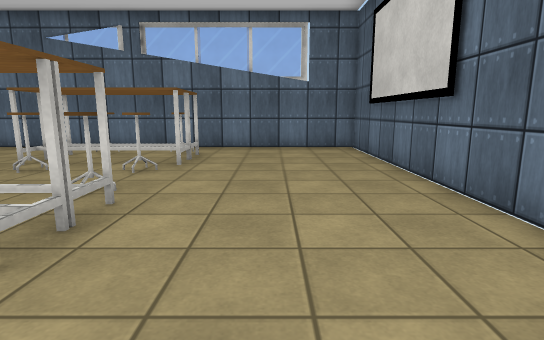
View 1 (above)

13 first-person views from a walk through a 3-D level made in the Unity game engine. The camera is 1.2 m above the floor, tilts 10° down and sees 80° across. The floor is counted in squares, 1 m on a side. Each view is taken from the middle of a square. On the plan, view 1 faces up. The plan holds only what a view shows up to about 14 squares ahead; the rest is blank. Some surface patterns are stand-ins.

View 2
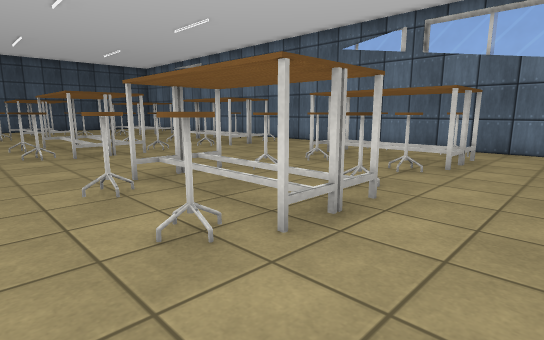

View 3
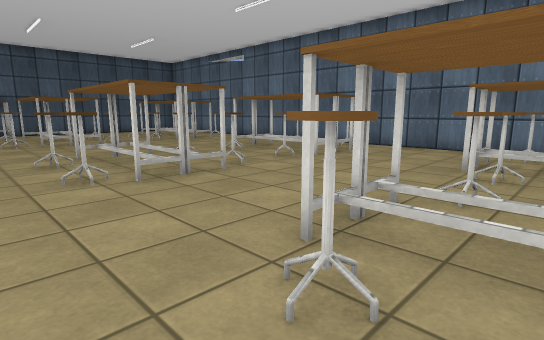

View 4
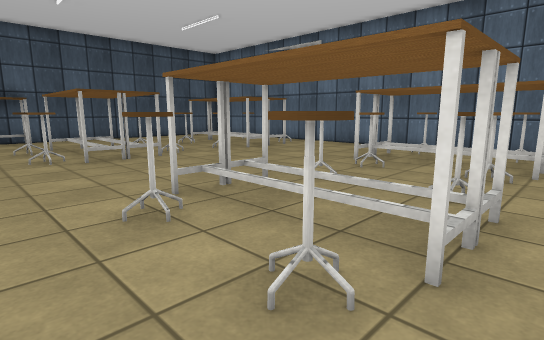

View 5
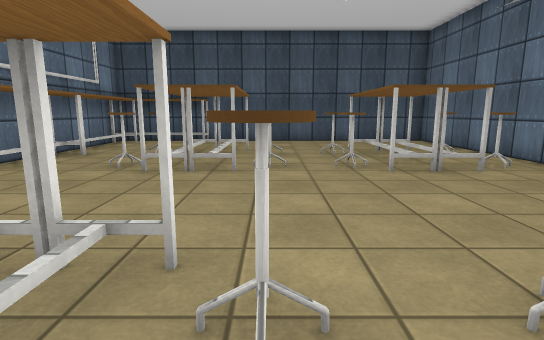

View 6
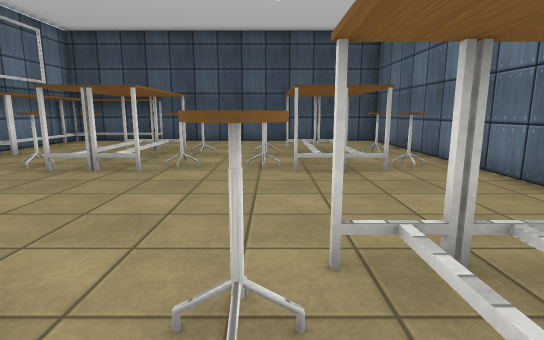

View 7
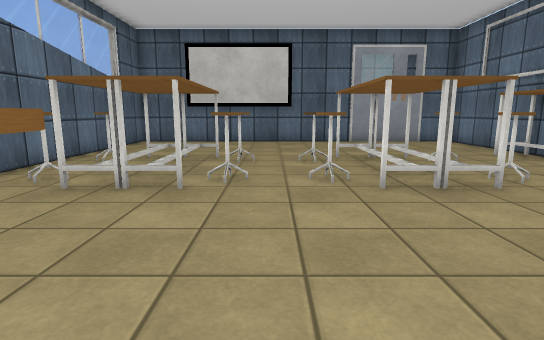

View 8
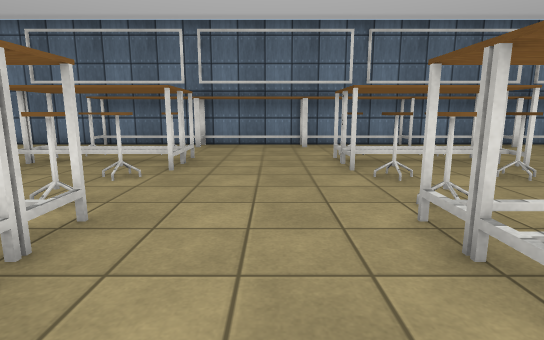

View 9
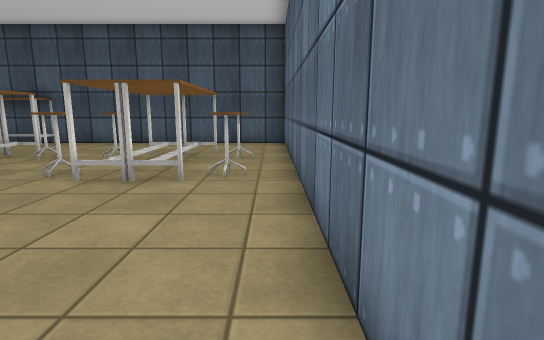

View 10
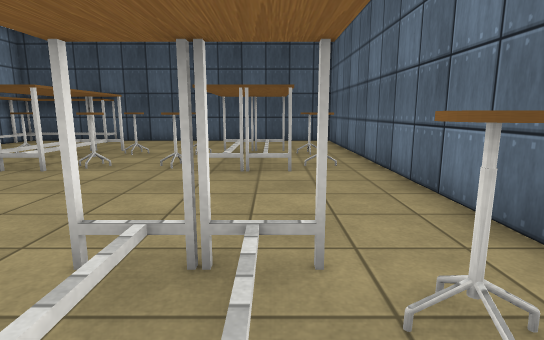

View 11
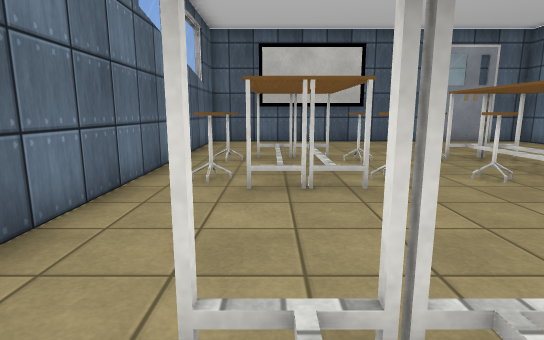

View 12
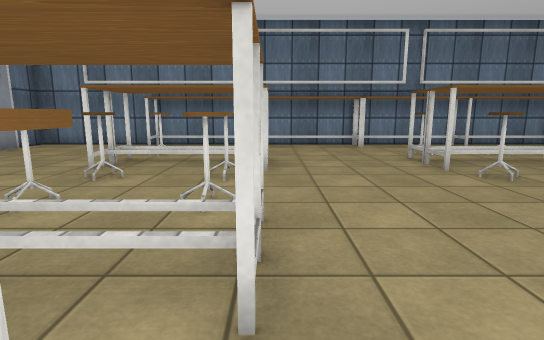

View 13
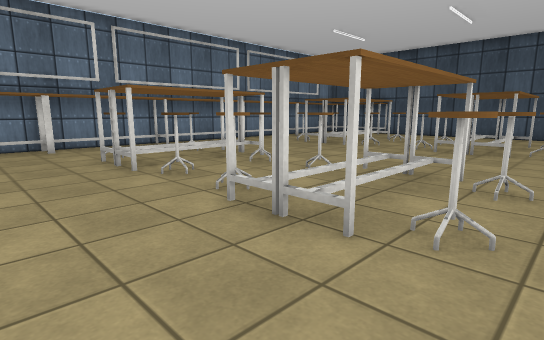

### Floor plan
Key: @ floor where view 1 was taken; # wall or solid block; . floor; / step, stairs or slope; ^ raised ledge; T thing the floor can be seen under or through.
Columns run from 25 left of view 1 to 3 right of it. Each row starts with its distance up from view 1.
 12 #############################
 11 #...........................#
 10 #...#..#....#..#....^.^.....#
  9 #................../////....#
  8 #...####....####...#/#/#....#
  7 #...#..#....##.#....^.^.....#
  6 #...........................#
  5 #...#..#....TT.#....^.#.....#
  4 #...####....TTT#...#####....#
  3 #...####....TT##...#####....#
  2 ##..#..#....##.#...##.##....#
  1 # ..........................#
  0 # .......................@..#
 -1  #######################....#
 -2                       #######

Positions as (right, up) in squares from view 1, and headings:
1: (0, 0), facing up
2: (0, 0), facing up-left
3: (-4, 0), facing up-left
4: (-9, 0), facing up-left
5: (-11, 5), facing left
6: (-11, 7), facing left
7: (-11, 6), facing right
8: (-8, 11), facing down
9: (-12, 11), facing left
10: (-11, 9), facing left
11: (-11, 9), facing right
12: (-6, 11), facing down
13: (-7, 11), facing down-left
